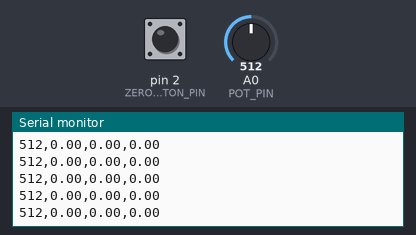
A sketch run on a simulated Arduino Uno, built with avr-gcc and run on an emulated ATmega328P. On the bench: the last lines printed to the serial monitor. The test bench sets the inputs (shaded band); at power-on: A0 (POT_PIN) = 512, pin 2 (ZERO_BUTTON_PIN) HIGH.

Above: at 10.6 s.
10.7 s: A0 (POT_PIN) set to 659
At 11.2 s:
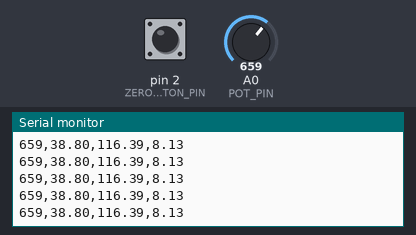
13.7 s: A0 (POT_PIN) set to 629
At 14.2 s:
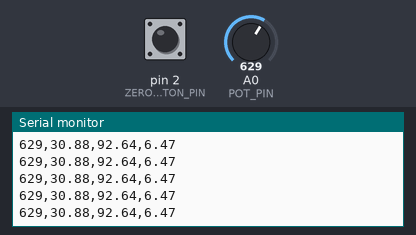
Timing chart, 0 to 16.7 s (numbered marks = the images above; inputs shaded):
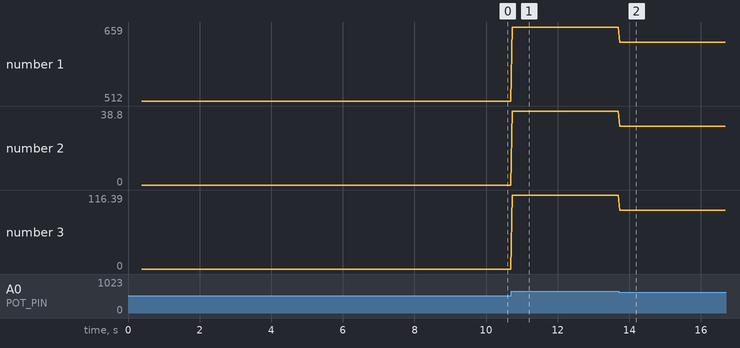

The sketch:

car_distance.ino
```cpp
// Wheel odometry with a potentiometer encoder
// Wheel (15 teeth) drives the pot gear (45 teeth), so the pot turns 1/3 as much as the wheel.
//
// Wiring: pot left pin -> 5V, right pin -> GND, middle pin -> A0
//         optional zero button between D2 and GND
//
// Serial output (9600 baud), one line every ~35 ms:
//   raw,potDeg,wheelDeg,distanceCm

// ---------- Pins ----------
const int POT_PIN         = A0;
const int ZERO_BUTTON_PIN = 2;      // press to set the current position as 0 cm

// ---------- Mechanical parameters (edit if your build changes) ----------
const float WHEEL_DIAMETER_CM = 8.0;
const int   WHEEL_GEAR_TEETH  = 15;   // gear fixed to the wheel axle
const int   POT_GEAR_TEETH    = 45;   // gear fixed to the potentiometer shaft
const float POT_MAX_DEG       = 270.0; // electrical travel of the pot
const int   ADC_MAX           = 1023;  // 10-bit ADC

// +1 if turning the wheel forward increases the reading, -1 if it decreases it
const int DIRECTION = 1;

// ---------- Derived values ----------
// Pot gear is bigger, so the wheel turns 45/15 = 3 times for every pot turn
const float GEAR_RATIO    = (float)POT_GEAR_TEETH / WHEEL_GEAR_TEETH;
const float WHEEL_CIRC_CM = PI * WHEEL_DIAMETER_CM;   // about 25.13 cm per wheel turn

float rawZero = 0;   // ADC reading at the 0 cm position

float readAveraged(int samples) {
  long sum = 0;
  for (int i = 0; i < samples; i++) {
    sum += analogRead(POT_PIN);
    delay(2);
  }
  return (float)sum / samples;
}

void setup() {
  Serial.begin(9600);
  pinMode(ZERO_BUTTON_PIN, INPUT_PULLUP);
  delay(300);
  rawZero = readAveraged(32);   // current position at power-up = 0 cm
}

void loop() {
  // Re-zero when the button is pressed
  if (digitalRead(ZERO_BUTTON_PIN) == LOW) {
    delay(30);   // simple debounce
    if (digitalRead(ZERO_BUTTON_PIN) == LOW) {
      rawZero = readAveraged(32);
      while (digitalRead(ZERO_BUTTON_PIN) == LOW) { }   // wait for release
    }
  }

  float raw = readAveraged(8);

  // ADC counts -> pot angle -> wheel angle -> distance
  float potDeg   = DIRECTION * (raw - rawZero) * POT_MAX_DEG / ADC_MAX;
  float wheelDeg = potDeg * GEAR_RATIO;
  float distCm   = wheelDeg / 360.0 * WHEEL_CIRC_CM;

  Serial.print(raw, 0);      Serial.print(",");
  Serial.print(potDeg, 2);   Serial.print(",");
  Serial.print(wheelDeg, 2); Serial.print(",");
  Serial.println(distCm, 2);

  delay(20);
}
```

arm_angle.pde
```cpp

```

Measured:
- after the input at 10.7 s, the serial monitor: prints a new line at once (image 1)
- after the input at 13.7 s, the serial monitor: prints a new line at once (image 2)
- plotted number 1: 512 → 659 after the input at 10.7 s, 659 → 629 after the input at 13.7 s
- plotted number 2: 0 → 38.8 after the input at 10.7 s, 38.8 → 30.88 after the input at 13.7 s
- plotted number 3: 0 → 116.39 after the input at 10.7 s, 116.39 → 92.64 after the input at 13.7 s
